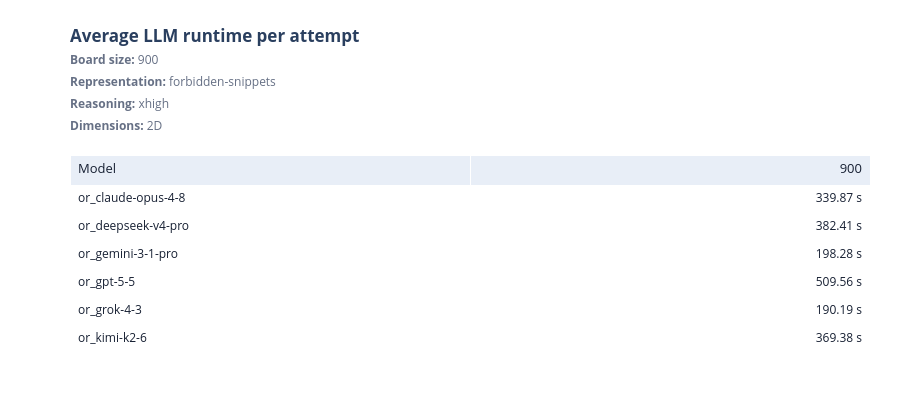

Notebook cell for this chart:
### Markdown cell above
## Runtime

Observed request duration, including network time.

### Code cell
view.show_all(figures.plot_latency_tables(aggregate))

### Figure 1 — Plotly figure (JSON) as saved in the notebook; plotly's stock layout.template omitted (floating-point values rounded to 4 significant figures)
{"data": [{"cells": {"align": ["left", "right"], "fill": {"color": "#ffffff"}, "font": {"color": "#172033", "size": 12}, "height": 28, "values": [["or_claude-opus-4-8", "or_deepseek-v4-pro", "or_gemini-3-1-pro", "or_gpt-5-5", "or_grok-4-3", "or_kimi-k2-6"], ["339.87 s", "382.41 s", "198.28 s", "509.56 s", "190.19 s", "369.38 s"]]}, "header": {"align": ["left", "right"], "fill": {"color": "#e8eef7"}, "font": {"color": "#172033", "size": 13}, "height": 30, "values": ["Model", "900"]}, "type": "table"}], "layout": {"height": 418, "legend": {"title": {"text": ""}}, "margin": {"b": 70, "l": 70, "r": 30, "t": 155}, "title": {"text": "<b>Average LLM runtime per attempt</b><br><span style='font-size:12px;color:#667085'><b>Board size:</b> 900<br><b>Representation:</b> forbidden-snippets<br><b>Reasoning:</b> xhigh<br><b>Dimensions:</b> 2D</span>", "x": 0, "xanchor": "left", "xref": "paper", "y": 0.9, "yanchor": "top"}, "xaxis": {"title": {}}, "yaxis": {"title": {}}}}
